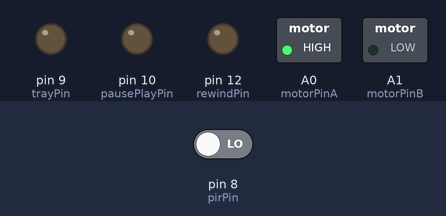
Recording of a sketch running on a simulated Arduino Uno, built with avr-gcc and run on an emulated ATmega328P. On the bench: switched loads named in the sketch (green lamp = pin HIGH), output pins drawn as LEDs (lit = HIGH). The test bench sets the inputs (shaded band); at power-on: pin 8 (pirPin) LOW. Pins used as bus, display or sensor lines are not drawn.

Above: at 5.7 s.
5.8 s: pin 8 (pirPin) driven HIGH
At 6.2 s:
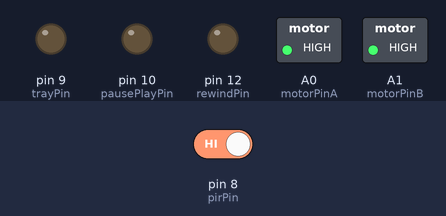
At 8.6 s:
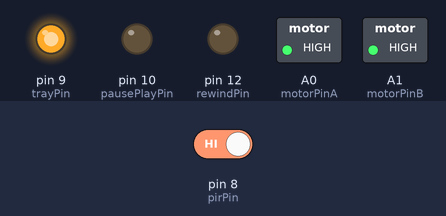
Timing chart, 0 to 43.2 s (numbered marks = the images above; inputs shaded):
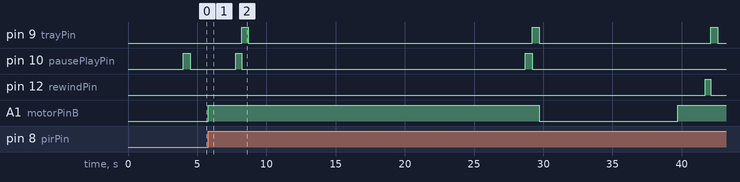

The sketch:

AdvertCan.ino
```cpp
/*
 *
 *
 */

// Pin declarations

int powerPin       = 11;
int pausePlayPin   = 10;
int rewindPin      = 12;

int motorPinA      = A0;
int motorPinB      = A1;

int pirPin   = 8;

int trayPin  = 9;

boolean processRunning = false;
int minSecsBetweenEmails = 5;

long lastSend = -minSecsBetweenEmails * 1000L;

static boolean firstPass = true;
void setup() {

  pinMode( powerPin, OUTPUT);
  pinMode( pausePlayPin, OUTPUT);
  pinMode( rewindPin, OUTPUT);
  pinMode( trayPin, OUTPUT);

  pinMode( motorPinA, OUTPUT);
  pinMode( motorPinB, OUTPUT);

  pinMode( pirPin, INPUT);

  //keep motors turned off
  digitalWrite(motorPinA, HIGH);
  digitalWrite(motorPinB, LOW);

  digitalWrite(rewindPin, LOW);

  //player off
  digitalWrite(powerPin, LOW);
  delay(500);
  //player on
  digitalWrite(powerPin, HIGH);

  delay(3000);

  //player pause
  digitalWrite(pausePlayPin, LOW);
  delay(500);
  digitalWrite(pausePlayPin, HIGH);
  delay(500);
  digitalWrite(pausePlayPin, LOW);

  // tray defaults to LOW
  digitalWrite(trayPin, LOW);

}

void loop() {

  if ( presenceDetected() )
  {
      processRunning = true;

      //turn on motors
      digitalWrite(motorPinA, HIGH);
      digitalWrite(motorPinB, HIGH);

      delay(2000);

      if ( firstPass )
      {
        //play
        //digitalWrite(pausePlayPin, LOW);

        digitalWrite(pausePlayPin, HIGH);
        delay(400);
        digitalWrite(pausePlayPin, LOW);
      }
      else
      {
        //rewind - auto plays
       digitalWrite(rewindPin, HIGH);
       delay(400);
       digitalWrite(rewindPin, LOW);

      }

      //open tray
      digitalWrite( trayPin, HIGH );
      delay(500);
      digitalWrite( trayPin, LOW );


      //player is now on, wait a few seconds for advertisement to finish
      delay(20000);

      //pause
      digitalWrite(pausePlayPin, HIGH);
      delay(500);
      digitalWrite(pausePlayPin, LOW);

      //close tray
      digitalWrite( trayPin, HIGH );
      delay(500);
      digitalWrite( trayPin, LOW );

      //keep motors turned off
      digitalWrite(motorPinA, HIGH);
      digitalWrite(motorPinB, LOW);

      firstPass = false;

      delay(10000);

  }
}

boolean presenceDetected()
{
  long now = millis();
  if (digitalRead(pirPin) == HIGH)
  {
    if (now > (lastSend + minSecsBetweenEmails * 1000L))
    {
      Serial.println("MOVEMENT");

      lastSend = now;

      return true;
    }
    else
    {
      Serial.println("Too soon, in threshold");
      return false;
    }
  }

  return false;
}
```

Measured:
- after the input at 5.8 s, pin 9 (trayPin): goes HIGH 0.50 s, LOW 20.5 s, HIGH 0.50 s, LOW 12.4 s, HIGH 0.50 s, then LOW, starting after 2.4 s; pin 10 (pausePlayPin): alternates HIGH for 0.45 s and LOW for 20.5 s, starting after 2.0 s
